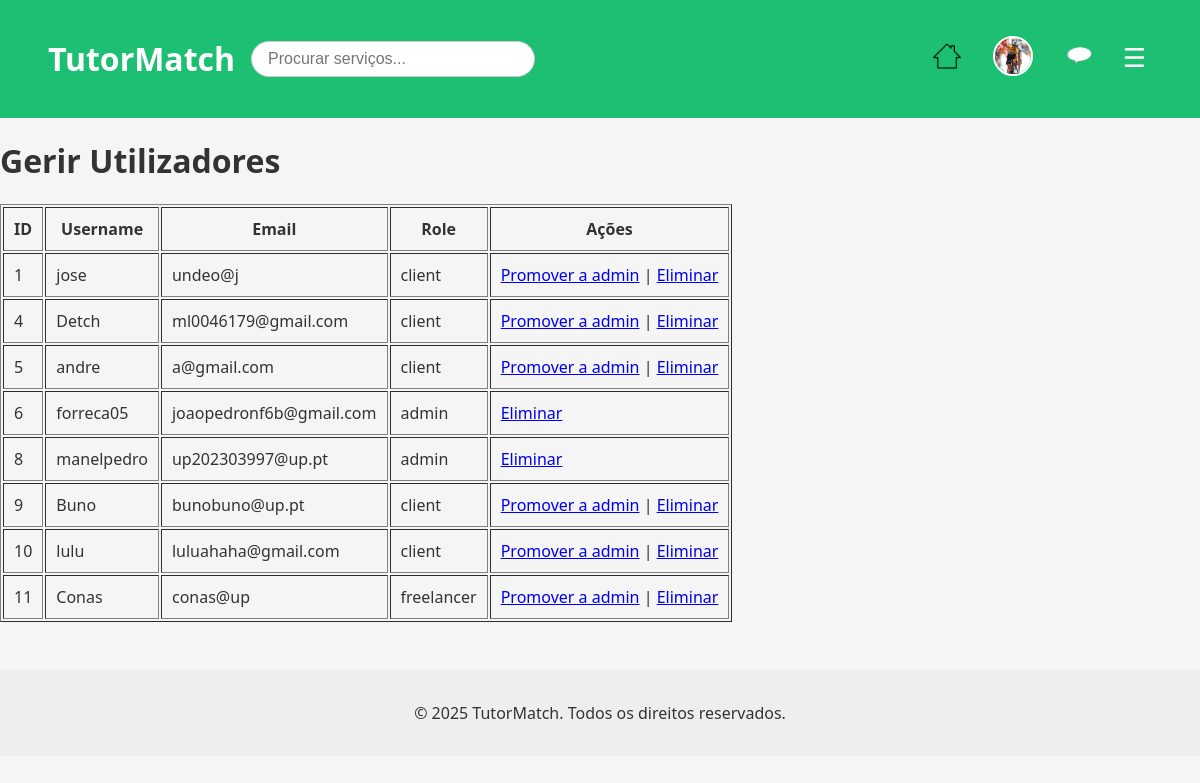
The app's page /pages/manage_users.php (signed in) with its own data.
### tables this page shows
CREATE TABLE users (
            id INTEGER PRIMARY KEY AUTOINCREMENT,
            username TEXT NOT NULL UNIQUE,
            password TEXT NOT NULL,
            email TEXT NOT NULL UNIQUE,
            role TEXT DEFAULT 'client', -- client, freelancer, admin
            name TEXT,
            profile_pic TEXT DEFAULT '../img/default.jpeg' -- Adiciona a coluna profile_pic
        );

### pages/manage_users.php (the view, shortened to what this page needs)
<?php
require_once '../database/db.php';
$stmt = $db->query("SELECT id, username, email, role FROM users");
$users = $stmt->fetchAll();
?>
<?php include_once '../includes/header.php'; ?>
<h1>Gerir Utilizadores</h1>
<table border="1" cellpadding="10">
    <tr>
        <th>ID</th>
        <th>Username</th>
        <th>Email</th>
        <th>Role</th>
        <th>Ações</th>
    </tr>
    <?php foreach ($users as $user): ?>
    <tr>
        <td><?php echo htmlspecialchars($user['id']); ?></td>
        <td><?php echo htmlspecialchars($user['username']); ?></td>
        <td><?php echo htmlspecialchars($user['email']); ?></td>
        <td><?php echo htmlspecialchars($user['role']); ?></td>
        <td>
            <?php if ($user['role'] !== 'admin'): ?>
                <a href="../actions/promote_user.php?id=<?php echo $user['id']; ?>">Promover a admin</a> |
            <?php endif; ?>
            <a href="../actions/delete_user.php?id=<?php echo $user['id']; ?>" onclick="return confirm('Tem a certeza que quer eliminar?')">Eliminar</a>
        </td>
    </tr>
    <?php endforeach; ?>
</table>
<?php include_once '../includes/footer.php'; ?>

### css/main.css (style rules this page uses)
body { font-family: 'Segoe UI', sans-serif; margin: 0; background-color: #f5f5f5; color: #333; }

### css/style.css (style rules this page uses)
body { font-family: 'Segoe UI', sans-serif; margin: 0; background-color: #f5f5f5; color: #333; }

### records on screen
users: id "1", username "jose", email "undeo@j", role "client"
users: id "4", username "Detch", email "ml0046179@gmail.com", role "client"
users: id "5", username "andre", email "a@gmail.com", role "client"
users: id "6", username "forreca05", email "joaopedronf6b@gmail.com", role "admin"
users: id "8", username "manelpedro", email "up202303997@up.pt", role "admin"
users: id "9", username "Buno", email "bunobuno@up.pt", role "client"
users: id "10", username "lulu", email "luluahaha@gmail.com", role "client"
users: id "11", username "Conas", email "conas@up", role "freelancer"
